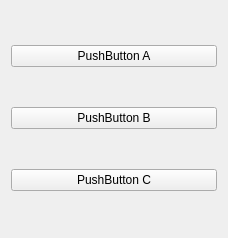
<?xml version="1.0" encoding="UTF-8"?>
<ui version="4.0">
 <class>Form</class>
 <widget class="QWidget" name="Form">
  <property name="geometry">
   <rect>
    <x>0</x>
    <y>0</y>
    <width>228</width>
    <height>238</height>
   </rect>
  </property>
  <property name="windowTitle">
   <string>Form</string>
  </property>
  <layout class="QGridLayout" name="gridLayout">
   <item row="0" column="0">
    <widget class="QPushButton" name="btnA">
     <property name="text">
      <string>PushButton A</string>
     </property>
    </widget>
   </item>
   <item row="1" column="0">
    <widget class="QPushButton" name="btnB">
     <property name="text">
      <string>PushButton B</string>
     </property>
    </widget>
   </item>
   <item row="2" column="0">
    <widget class="QPushButton" name="btnC">
     <property name="text">
      <string>PushButton C</string>
     </property>
    </widget>
   </item>
  </layout>
 </widget>
 <resources/>
 <connections/>
</ui>
